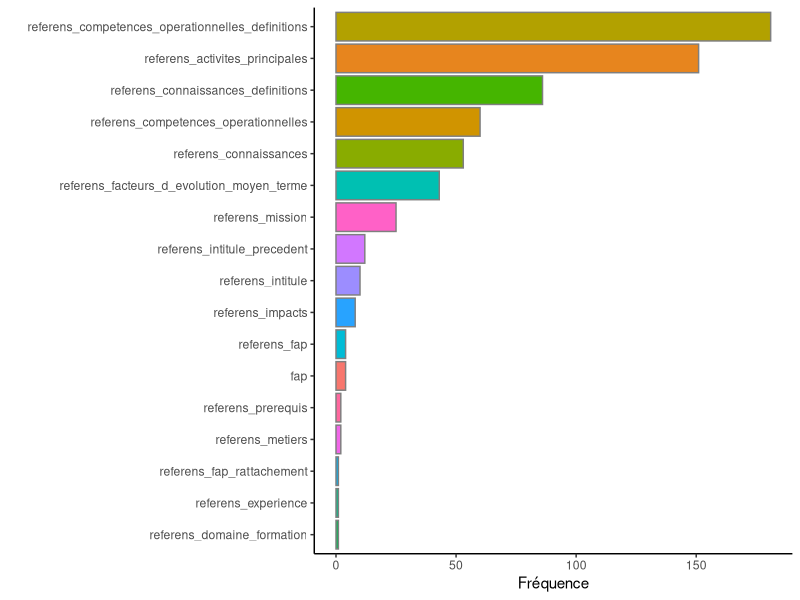
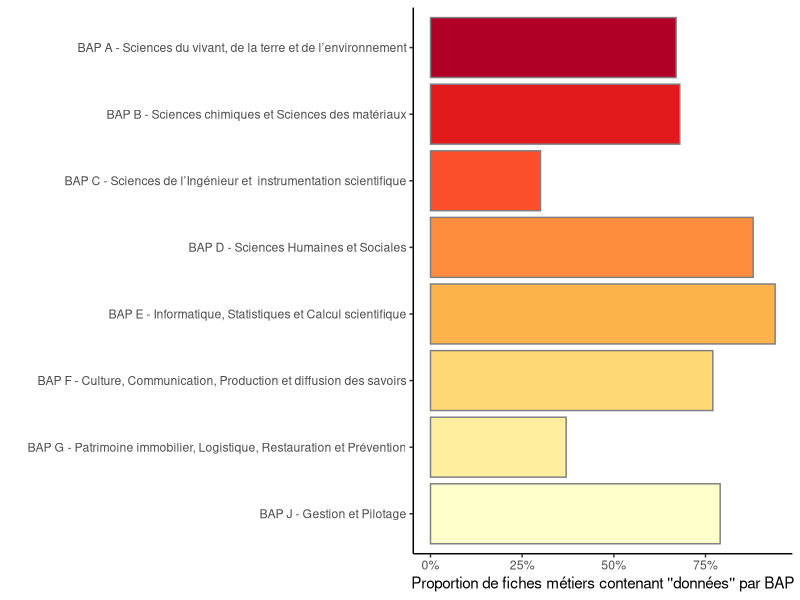
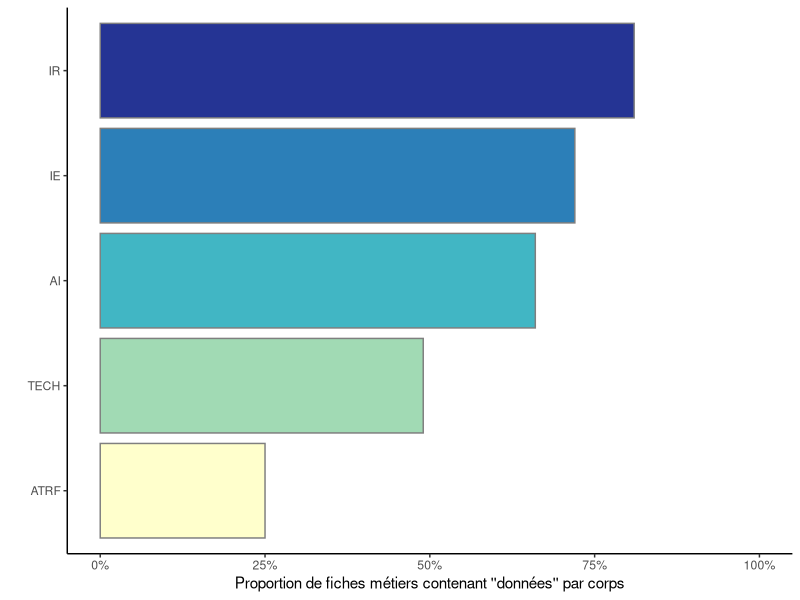

R code for these plots, in order:
library(tidyr)
library(dplyr)
library(tibble)
library(stringr)
library(ggplot2)
library(forcats)
library(tm)
library(RColorBrewer)

data <- read.csv2("fr-esr_referentiel_metier_referens_3.csv") %>%
  mutate(Id = row_number())
names(data) #noms de colonnes

donnees <- "Donnees|donnees|Données|données|Donnee|donnee|Donnée|donnée"

variables <- data %>%
  select(-Id) %>%
  colnames()

denombrement <- data %>%
  column_to_rownames("Id") %>%
  #select(Nom des colonnes, séparées par une virgule) %>%
  mutate_all(str_count, donnees) %>%
  mutate(somme = rowSums(.)) %>%
  rownames_to_column("Id") %>%
  filter(somme > 0) %>%
  arrange(desc(somme))
  
data_filtered <- data %>%
  filter(Id %in% denombrement$Id) %>%
  mutate(Id = as.character(Id)) %>%
  left_join(denombrement %>% select(Id, somme), by = "Id") 

# Histogramme des variables où apparaissent le plus l'expression "données"
  
denombrement %>%
  select(-somme) %>%
  column_to_rownames("Id") %>%
  summarise_all(sum) %>%
  rownames_to_column("Id") %>%
  gather("variable", "somme", -Id) %>%
  filter(somme > 0) %>%
  ggplot(aes(x=fct_reorder(variable, somme), y = somme)) +
  geom_col(aes(fill = variable), color = "grey50") +
  labs(x = "", y = "Fréquence")+
  coord_flip()+
  theme_classic() +
  theme(legend.position = "none")

# Histogramme des BAP où apparaissent le plus l'expression "données"

BAP_filtered <- data_filtered %>%
  count(bap) %>%
  arrange(bap)

BAP <- data %>%
  count(bap)

BAP_filtered_pourcentage <- BAP_filtered %>%
  left_join(BAP, BAP_filtered, by = "bap") %>%
  mutate(pourcentage_bap=round(n.x/n.y,2),
         bap=fct_reorder(bap, bap, .desc = TRUE))

BAP_filtered_pourcentage %>%
  ggplot(aes(x = bap, y = pourcentage_bap)) +
  geom_col(aes(fill = bap), color = "grey50") +
  labs(x = "", y = "Proportion de fiches métiers contenant ''données'' par BAP") +
  coord_flip() +
  theme_classic() +
  theme(legend.position = "none") +
  scale_fill_manual(values = brewer.pal(8, "YlOrRd")) +
  scale_y_continuous(labels = scales::percent)

# Histogramme des corps où apparaissent le plus l'expression "données"

# Classer les corps dans l'ordre hiérarchique
ordre_corps <- c("ATRF", "TECH", "AI", "IE", "IR")

corps_filtered <- data_filtered %>%
  count(referens_cs) %>%
  arrange(desc(n))

corps <- data %>%
  count(referens_cs)

corps_filtered_pourcentage <- corps_filtered %>%
  left_join(corps, corps_filtered, by = "referens_cs") %>%
  mutate(pourcentage_corps=round(n.x/n.y,2),
         referens_cs=factor(referens_cs, levels = ordre_corps))

corps_filtered_pourcentage %>%
  ggplot(aes(x = referens_cs, y = pourcentage_corps)) +
  geom_col(aes(fill = referens_cs), color = "grey50") +
  labs(x = "", y = "Proportion de fiches métiers contenant ''données'' par corps") +
  coord_flip() +
  theme_classic() +
  theme(legend.position = "none") +
  scale_fill_manual(values = brewer.pal(5, "YlGnBu")) +
  scale_y_continuous(labels = scales::percent, limits = c(0,1))

# Tableau des 11 métiers dont l'intitulé ou le métier contient l'expression "données"
  
intitule_TRUE <- denombrement %>%
  filter(denombrement$referens_intitule >0 | denombrement$referens_metiers >0)

intitule_filtered <- data_filtered %>%
  filter(Id %in% intitule_TRUE$Id) %>%
  mutate(Id = as.character(Id)) %>%
  left_join(data_filtered %>% select(Id, somme), by = "Id") %>%
  select(referens_intitule, referens_metiers, bap, referens_fap, referens_cs, Id) %>%
  group_by(bap) %>%
  arrange(referens_cs, .by_group = TRUE)

View(intitule_filtered)

# Afficher les top profil-types qui contiennent l'expression "données"

# Regarder les métiers types où "données" apparaît dans referens_facteur_d_evolution_moyen_terme

# Faire un kwic

# Tout refaire en booléen au lieu du dénombrement (str_select au lieu de str_count)
